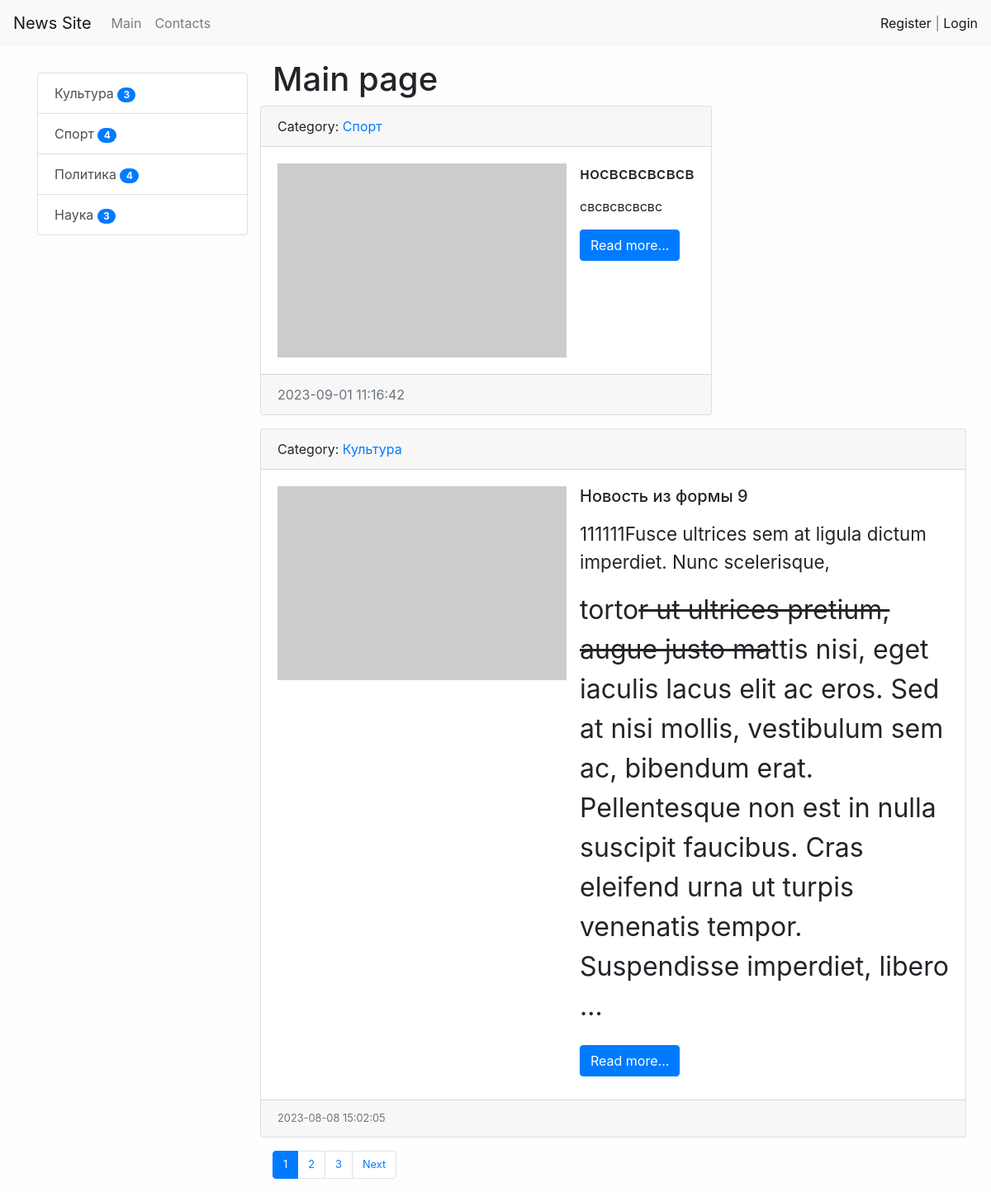
Before: / with the older database file.
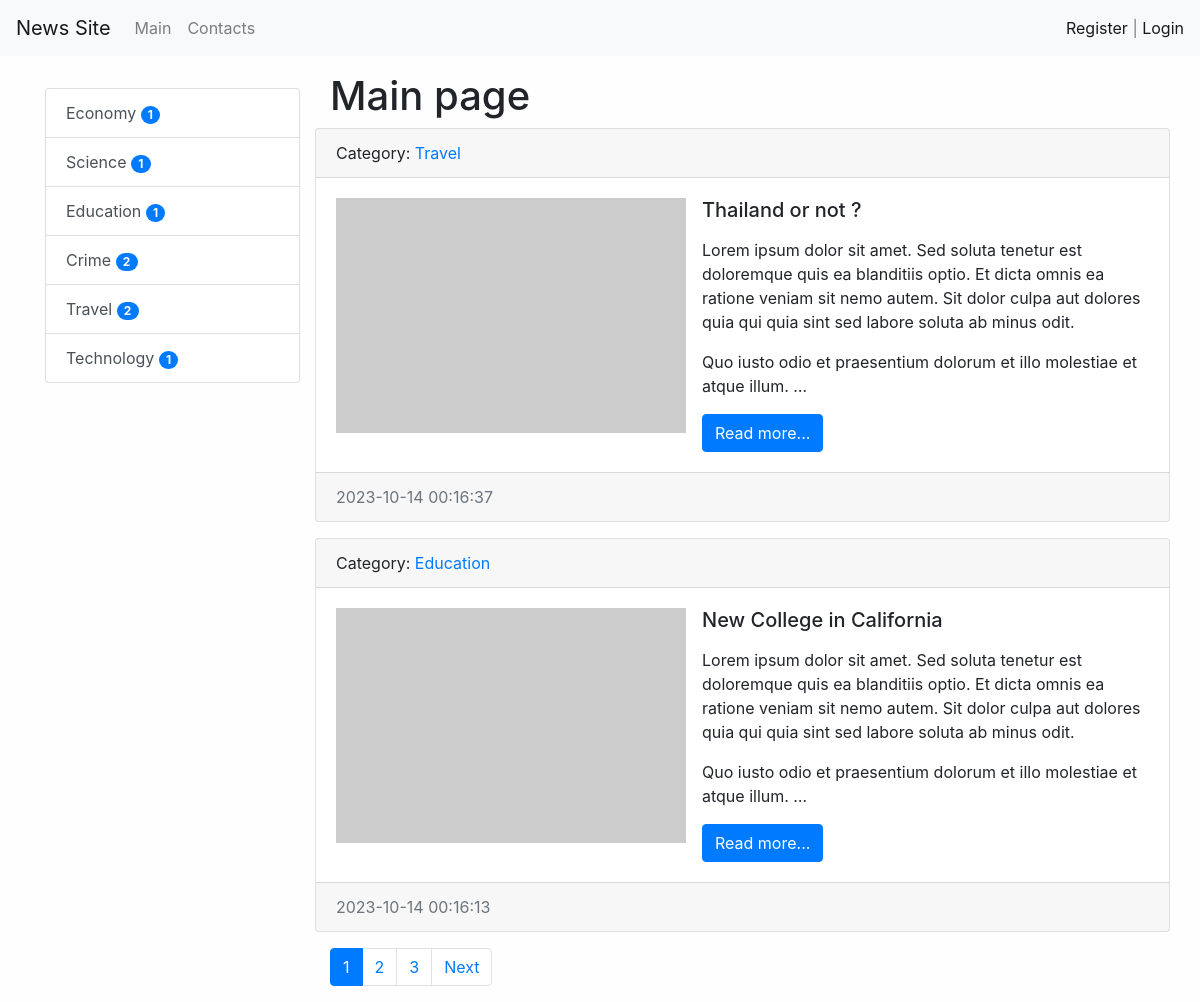
After: the same page with the newer database file.
### news/models.py (models this page shows, shortened)
class Category(models.Model):
    title = models.CharField(max_length=150, db_index=True, verbose_name='Category`s name')
    def get_absolute_url(self):
        return reverse(viewname='category', kwargs={'category_id': self.pk})
    def __str__(self):
        return self.title
    class Meta:
        verbose_name = 'Category'
        verbose_name_plural = 'Categories'
        ordering = ['title']

class News(models.Model):
    title = models.CharField(max_length=150, verbose_name='Name')
    content = models.TextField(blank=True, verbose_name='Content')
    created_at = models.DateTimeField(auto_now_add=True, verbose_name='Publication date')
    updated_at = models.DateTimeField(auto_now=True, verbose_name='Updated')
    photo = models.ImageField(upload_to='photos/%Y/%m/%d/', verbose_name='Photo', blank=True)
    is_published = models.BooleanField(default=True, verbose_name='Published')
    category = models.ForeignKey('Category', on_delete=models.PROTECT, verbose_name='Category')
    views = models.IntegerField(default=0)
    def get_absolute_url(self):
        return reverse(viewname='view_news', kwargs={'pk': self.pk})
    class Meta:
        verbose_name = 'New'
        verbose_name_plural = 'News'
        ordering = ['-created_at']

### news/views.py (the view)
# urls.py: path('', HomeNews.as_view(), name='home'),
class HomeNews(MyMixin, ListView):
    model = News
    template_name = 'news/home_news_list.html'
    context_object_name = 'news'
    paginate_by = 2
    def get_context_data(self, *, object_list=None, **kwargs):  # переопределяем метод
        context = super().get_context_data(**kwargs)
        context['title'] = 'Main page'
        return context
    def get_queryset(self):  # переопределяем метод
        return News.objects.filter(is_published=True).select_related('category')

### news/templatetags/news_tags.py (called while the page is built)
@register.inclusion_tag('news/list_categories.html')
def show_categories(arg1='Hello ', arg2='World'):
    categories = Category.objects.annotate(cnt=Count('news')).filter(cnt__gt=0)
    return {
        'categories': categories,
        'arg1': arg1,
        'arg2': arg2
    }

### news/templates/news/home_news_list.html (shortened to what this page needs)
{% extends "base.html" %}
{% block sidebar %}
  {% include 'inc/_sidebar.html' %}
{% endblock %}
{% block content %}
<h1>{{ title }}</h1>
<div class="row">
    {% for item in news %}
    <div class="card mb-3">
        <div class="card-header">
            Category: <a href="{{ item.category.get_absolute_url }}">{{ item.category }}</a>
        </div>
        <div class="card-body">
            <div class="media">
                {% if item.photo%}
                <img class="mr-3" src=" {{ item.photo.url }}" width="350" height="235" alt="">
                {% else%}
                <img class="mr-3" src="https://picsum.photos/seed/picsum/350/235">
                {% endif %}
                <div class="media-body">
                    <h5 class="card-title">{{ item.title }}</h5>
                    <p class="card-text">{{ item.content|safe|linebreaks|truncatewords:50}}</p>
                    <a href="{{ item.get_absolute_url }}" class="btn btn-primary">Read more...</a>
                </div>
            </div>
        </div>
        <div class="card-footer text-muted">
            {{item.created_at|date:'Y-m-d H:i:s'}}
        </div>
    </div>
    {% endfor %}
</div>
{% endblock %}

### templates/base.html (shortened to what this page needs)
<!doctype html>
{% load static %}
<html lang="en">
<head>
    <link rel="stylesheet" href="{% static 'bootstrap/css/bootstrap.min.css' %}">
    <link rel="stylesheet" href="{% static 'css/style.css' %}">
</head>
<body>
{% include 'inc/_nav.html' %}
<div class="container mt-3">
    <div class="row">
        <div class="col mt-3">
            {% block sidebar %} SIDEBAR {% endblock %}
        </div>
        <div class="col-md-9">
            {% block content %} CONTENT {% endblock %}
            {% if page_obj.has_other_pages %}
            <nav aria-label="...">
                <ul class="pagination">
                    {% for p in page_obj.paginator.page_range %}
                    {% if page_obj.number == p %}
                    <li class="page-item active" aria-current="page">
                        <a class="page-link" href="?page={{ p }}">{{ p }} <span class="sr-only">(current)</span></a></a>
                    </li>
                    {% elif p > page_obj.number|add:-3 and p < page_obj.number|add:3 %}
                    <li class="page-item">
                        <a class="page-link" href="?page={{ p }}">{{ p }}</a>
                    </li>
                    {% endif %}
                    {% endfor %}
                       {% if page_obj.has_next %}
                    <li class="page-item ">
      <a class="page-link" href="?page={{ page_obj.next_page_number }}" >Next</a>
    </li>
                    {% endif %}
                </ul>
            </nav>
            {% endif %}
        </div>
    </div>
</div>
</body>
</html>

### templates/inc/_nav.html (shortened to what this page needs)
<nav class="navbar navbar-expand-lg navbar-light bg-light">
    <a class="navbar-brand" href="{% url 'home' %}">News Site</a>
    <div class="collapse navbar-collapse" id="navbarSupportedContent">
        <ul class="navbar-nav mr-auto">
            <li class="nav-item">
                <a class="nav-link" href="{% url 'home' %}">Main</a>
            </li>
             <li class="nav-item">
                <a class="nav-link" href="{% url 'contact' %}">Contacts</a>
            </li>
            </ul>
            <span class="navbar-text">
            {% if request.user.is_authenticated %}
                Welcome , {{ user.username }} | <a href="{% url 'user_logout' %}">Logout</a>
            {% else%}
                    <a href="{% url 'register' %}">Register</a> | <a href="{% url 'user_login' %}">Login</a>
            {% endif %}
</span>
    </div>
</nav>

### templates/inc/_sidebar.html (shortened to what this page needs)
{% load news_tags %}
        {% show_categories %}

### news/templates/news/list_categories.html
<div class="list-group">
    {% for item in categories %}
    <a href="{{ item.get_absolute_url }}" class="list-group-item list-group-item-action">{{ item.title }} <span
            class="badge badge-primary badge-pill">{{item.cnt}}</span></a>
    {% endfor %}
</div>

### mysite/static/css/style.css (style rules this page uses)
body { background-color: #fefefe; }

Changed rows visible on the page:
removed Category: title "Культура", cnt "3"
removed Category: title "Спорт", cnt "4"
removed Category: title "Политика", cnt "4"
removed Category: title "Наука", cnt "3"
removed News: category "Спорт", title "носвсвсвсвсв", content "свсвсвсвсвс", created_at "2023-09-01 11:16:42"
removed News: category "Культура", title "Новость из формы 9", content "111111Fusce ultrices sem at ligula dictum imperdiet. Nunc scelerisque, torto r ut ultrices pretium, augue justo ma ttis nisi, eget iaculis lacus elit ac eros. Sed at nisi mollis, vestibulum sem ac, bibendum erat. Pellentesque non est in nulla suscipit faucibus. Cras eleifend urna ut turpis venenatis tempor. Suspendisse imperdiet, libero …", created_at "2023-08-08 15:02:05"
added Category: title "Economy", cnt "1"
added Category: title "Science", cnt "1"
added Category: title "Education", cnt "1"
added Category: title "Crime", cnt "2"
added Category: title "Travel", cnt "2"
added Category: title "Technology", cnt "1"
added News: category "Travel", title "Thailand or not ?", content "Lorem ipsum dolor sit amet. Sed soluta tenetur est doloremque quis ea blanditiis optio. Et dicta omnis ea ratione veniam sit nemo autem. Sit dolor culpa aut dolores quia qui quia sint sed labore soluta ab minus odit. Quo iusto odio et praesentium dolorum et illo molestiae et atque illum. …", created_at "2023-10-14 00:16:37"
added News: category "Education", title "New College in California", content "Lorem ipsum dolor sit amet. Sed soluta tenetur est doloremque quis ea blanditiis optio. Et dicta omnis ea ratione veniam sit nemo autem. Sit dolor culpa aut dolores quia qui quia sint sed labore soluta ab minus odit. Quo iusto odio et praesentium dolorum et illo molestiae et atque illum. …", created_at "2023-10-14 00:16:13"
